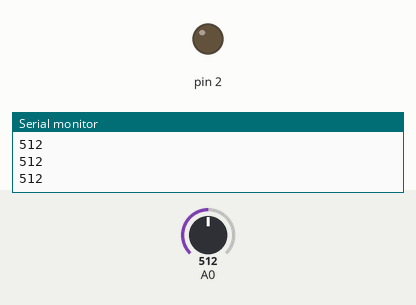
Bench run of a sketch on a simulated Arduino Uno, built with avr-gcc and run on an emulated ATmega328P. Parts: output pins drawn as LEDs (lit = HIGH), the last lines printed to the serial monitor. The inputs (shaded band) are chosen by the test bench; at power-on: A0 = 512.

Above: at 1.3 s.
1.4 s: A0 set to 986
2.9 s: A0 set to 1014
At 3.5 s:
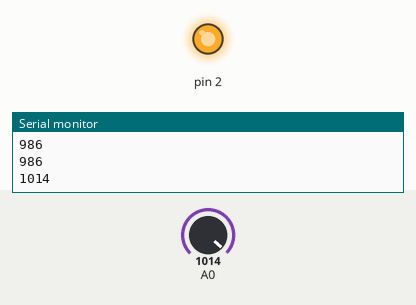
4.5 s: A0 set to 1023
At 5.9 s:
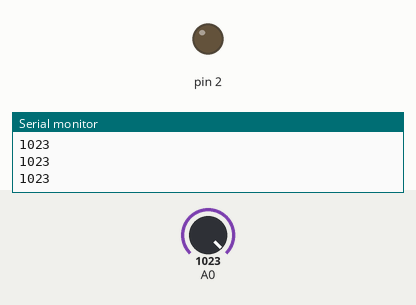
Timing chart, 0 to 7.5 s (numbered marks = the images above; inputs shaded):
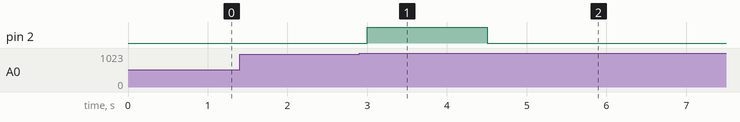

Measured:
- the behaviour switches between 1000 and 1001 on A0 (found by bisection; images 0 and 1)
- after the input at 2.9 s, pin 2: LOW → HIGH after 0.10 s
- after the input at 4.5 s, pin 2: HIGH → LOW at once

The sketch:

karanlikta-yanan-aydinlikta-sonen-led.ino
```cpp
void setup() {
  Serial.begin(9600);
  pinMode(2,OUTPUT);
  pinMode(A0,INPUT);
}

void loop() {
  int analog_deger = analogRead(A0);
  Serial.println(analog_deger);
//0-1023 arasi deger doner burda
//okunan deger azalinca lamba sonecek sekilde tasarlandi
  if(analog_deger <1023 && analog_deger > 1000){  //Işık şiddeti artarsa LDR üzerindeki direnç azalır
    digitalWrite(2,1);    //Işık şiddeti azalırsa LDR üzerindeki direnç artar
  }else{
    digitalWrite(2,0);
  }
  delay(500);
}
```
